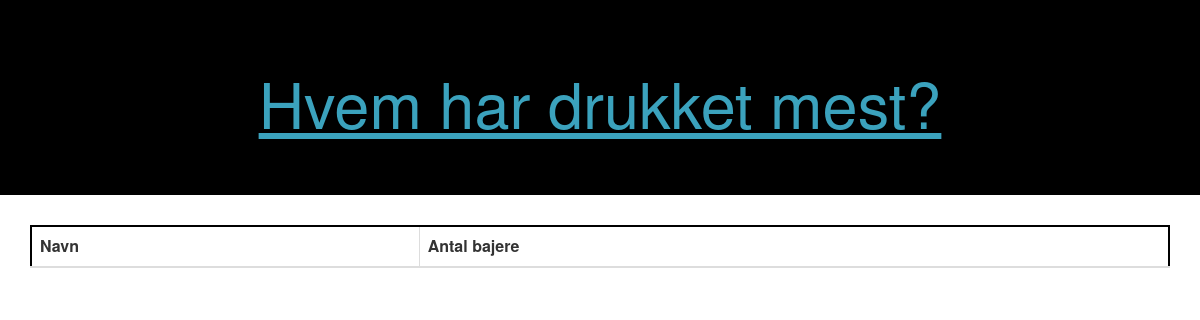
Before: / with the older database file.
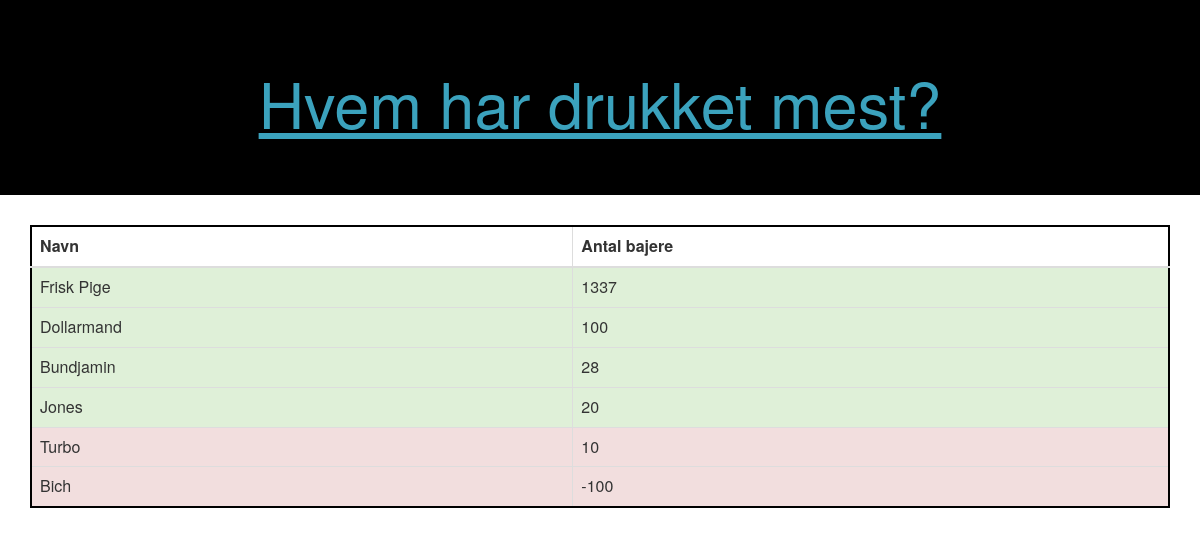
After: the same page with the newer database file.
### stregListe/models.py (models this page shows, shortened)
class Vejleder(models.Model):
    class Meta:
        verbose_name_plural = 'Vejledere'
        verbose_name = 'Vejleder'
        ordering = ['nrBeers']
    name = models.CharField('navn', max_length=200)
    nickName = models.CharField('Kælenavn', max_length=200, blank=True)
    mail = models.EmailField('email')
    nrBeers = models.IntegerField('Antal bajere', default=0)
    def toDict(self):
        info = {
            'name' : self.name,
            'mail' : self.mail,
            'nrBeers' : self.nrBeers
        }
        if self.nickName:
            info['name'] = self.nickName
        return info

### stregListe/views.py (the view)
# urls.py: url(r'^', alleVejledere),
def alleVejledere(request):
    alle = Vejleder.objects.all().order_by('-nrBeers')
    data = []
    for person in alle:
        data.append(person.toDict())
    return render(request, "stregListe/index.html", {'data': data})

### stregListe/templates/stregListe/index.html (shortened to what this page needs)
<html>
<head>
    {% load bootstrap3 %}
    <link href="https://maxcdn.bootstrapcdn.com/bootstrap/3.3.7/css/bootstrap.min.css" rel="stylesheet">
</head>
<body>
  <div class="jumbotron overskrift">
    <h1>Hvem har drukket mest?</h1>
  </div>
  <div class="container">
    <table class="table table-hover table-bordered ramme">
   <thead>
     <tr>
       <th>Navn</th>
       <th>Antal bajere</th>
     </tr>
   </thead>
   <tbody>
       {% for Vejleder in data  %}
        {% if Vejleder.nrBeers <= 10 %}
          <tr class="danger">
        {% else %}
          <tr class="success">
        {% endif %}
          <td>{{Vejleder.name}}</td>
          <td>{{Vejleder.nrBeers}}</td>
        </tr>
       {% endfor %}
   </tbody>
 </table>
  </div>
</body>
</html>

### stregListe/templates/stregListe/index.html (style rules this page uses)
.overskrift { text-align: center; background-color: black; text-decoration: underline; color: #3ba2bd }
.ramme { border: 2px solid black; }

Changed rows visible on the page:
added Vejleder: name "Frisk Pige"
added Vejleder: name "Dollarmand"
added Vejleder: name "Bundjamin"
added Vejleder: name "Jones"
added Vejleder: name "Turbo"
added Vejleder: name "Bich"
Other visible differences:
new list line: "1337"
new list line: "100"
new list line: "28"
new list line: "20"
new list line: "10"
new list line: "-100"
